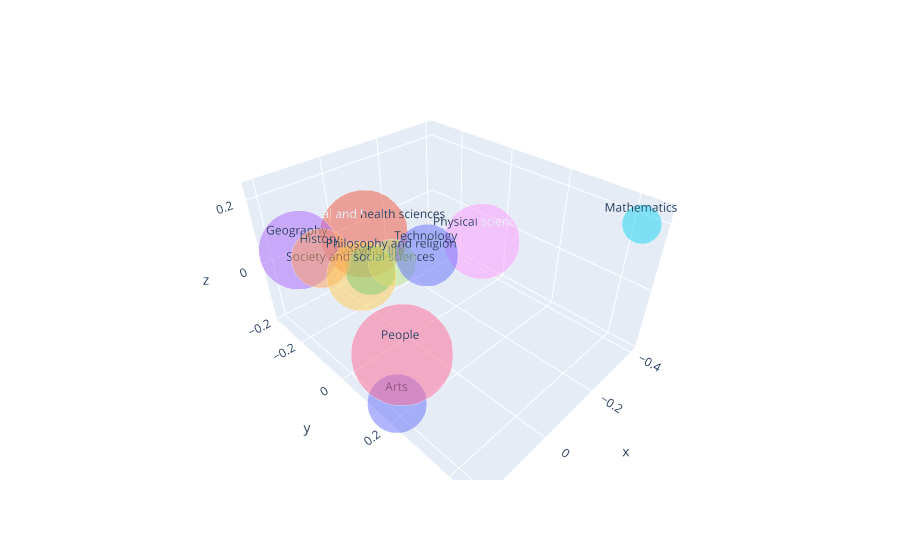

This figure's notebook cell:
### Code cell
fig = px.scatter_3d(
    dataframe,
    x="x",
    y="y",
    z="z",
    text="category",
    color="category",
    size="count",
    size_max=100,
    opacity=0.5,
)
fig.update_layout(showlegend=False)

### Figure 1 — Plotly figure (JSON) as saved in the notebook; plotly's stock layout.template omitted (floating-point values rounded to 4 significant figures)
{"data": [{"hovertemplate": "category=%{text}<br>x=%{x}<br>y=%{y}<br>z=%{z}<br>count=%{marker.size}<extra></extra>", "legendgroup": "Arts", "marker": {"color": "#636efa", "opacity": 0.5, "size": [673], "sizemode": "area", "sizeref": 0.1991, "symbol": "circle"}, "mode": "markers+text", "name": "Arts", "scene": "scene", "showlegend": true, "text": ["Arts"], "type": "scatter3d", "x": [0.187], "y": [0.1702], "z": [-0.1903]}, {"hovertemplate": "category=%{text}<br>x=%{x}<br>y=%{y}<br>z=%{z}<br>count=%{marker.size}<extra></extra>", "legendgroup": "Biological and health sciences", "marker": {"color": "#EF553B", "opacity": 0.5, "size": [1479], "sizemode": "area", "sizeref": 0.1991, "symbol": "circle"}, "mode": "markers+text", "name": "Biological and health sciences", "scene": "scene", "showlegend": true, "text": ["Biological and health sciences"], "type": "scatter3d", "x": [-0.09425], "y": [-0.3142], "z": [-0.02581]}, {"hovertemplate": "category=%{text}<br>x=%{x}<br>y=%{y}<br>z=%{z}<br>count=%{marker.size}<extra></extra>", "legendgroup": "Everyday life", "marker": {"color": "#00cc96", "opacity": 0.5, "size": [479], "sizemode": "area", "sizeref": 0.1991, "symbol": "circle"}, "mode": "markers+text", "name": "Everyday life", "scene": "scene", "showlegend": true, "text": ["Everyday life"], "type": "scatter3d", "x": [0.03261], "y": [-0.109], "z": [-0.002496]}, {"hovertemplate": "category=%{text}<br>x=%{x}<br>y=%{y}<br>z=%{z}<br>count=%{marker.size}<extra></extra>", "legendgroup": "Geography", "marker": {"color": "#ab63fa", "opacity": 0.5, "size": [1201], "sizemode": "area", "sizeref": 0.1991, "symbol": "circle"}, "mode": "markers+text", "name": "Geography", "scene": "scene", "showlegend": true, "text": ["Geography"], "type": "scatter3d", "x": [0.1917], "y": [-0.1877], "z": [0.1014]}, {"hovertemplate": "category=%{text}<br>x=%{x}<br>y=%{y}<br>z=%{z}<br>count=%{marker.size}<extra></extra>", "legendgroup": "History", "marker": {"color": "#FFA15A", "opacity": 0.5, "size": [680], "sizemode": "area", "sizeref": 0.1991, "symbol": "circle"}, "mode": "markers+text", "name": "History", "scene": "scene", "showlegend": true, "text": ["History"], "type": "scatter3d", "x": [0.2099], "y": [-0.04097], "z": [0.1538]}, {"hovertemplate": "category=%{text}<br>x=%{x}<br>y=%{y}<br>z=%{z}<br>count=%{marker.size}<extra></extra>", "legendgroup": "Mathematics", "marker": {"color": "#19d3f3", "opacity": 0.5, "size": [300], "sizemode": "area", "sizeref": 0.1991, "symbol": "circle"}, "mode": "markers+text", "name": "Mathematics", "scene": "scene", "showlegend": true, "text": ["Mathematics"], "type": "scatter3d", "x": [-0.3124], "y": [0.4624], "z": [0.2357]}, {"hovertemplate": "category=%{text}<br>x=%{x}<br>y=%{y}<br>z=%{z}<br>count=%{marker.size}<extra></extra>", "legendgroup": "People", "marker": {"color": "#FF6692", "opacity": 0.5, "size": [1991], "sizemode": "area", "sizeref": 0.1991, "symbol": "circle"}, "mode": "markers+text", "name": "People", "scene": "scene", "showlegend": true, "text": ["People"], "type": "scatter3d", "x": [0.139], "y": [0.14], "z": [-0.07559]}, {"hovertemplate": "category=%{text}<br>x=%{x}<br>y=%{y}<br>z=%{z}<br>count=%{marker.size}<extra></extra>", "legendgroup": "Philosophy and religion", "marker": {"color": "#B6E880", "opacity": 0.5, "size": [435], "sizemode": "area", "sizeref": 0.1991, "symbol": "circle"}, "mode": "markers+text", "name": "Philosophy and religion", "scene": "scene", "showlegend": true, "text": ["Philosophy and religion"], "type": "scatter3d", "x": [0.1559], "y": [0.1557], "z": [0.2099]}, {"hovertemplate": "category=%{text}<br>x=%{x}<br>y=%{y}<br>z=%{z}<br>count=%{marker.size}<extra></extra>", "legendgroup": "Physical sciences", "marker": {"color": "#FF97FF", "opacity": 0.5, "size": [1097], "sizemode": "area", "sizeref": 0.1991, "symbol": "circle"}, "mode": "markers+text", "name": "Physical sciences", "scene": "scene", "showlegend": true, "text": ["Physical sciences"], "type": "scatter3d", "x": [-0.4058], "y": [-0.0898], "z": [-0.09276]}, {"hovertemplate": "category=%{text}<br>x=%{x}<br>y=%{y}<br>z=%{z}<br>count=%{marker.size}<extra></extra>", "legendgroup": "Society and social sciences", "marker": {"color": "#FECB52", "opacity": 0.5, "size": [930], "sizemode": "area", "sizeref": 0.1991, "symbol": "circle"}, "mode": "markers+text", "name": "Society and social sciences", "scene": "scene", "showlegend": true, "text": ["Society and social sciences"], "type": "scatter3d", "x": [0.1593], "y": [0.03861], "z": [0.1179]}, {"hovertemplate": "category=%{text}<br>x=%{x}<br>y=%{y}<br>z=%{z}<br>count=%{marker.size}<extra></extra>", "legendgroup": "Technology", "marker": {"color": "#636efa", "opacity": 0.5, "size": [746], "sizemode": "area", "sizeref": 0.1991, "symbol": "circle"}, "mode": "markers+text", "name": "Technology", "scene": "scene", "showlegend": true, "text": ["Technology"], "type": "scatter3d", "x": [-0.1487], "y": [-0.07772], "z": [-0.02332]}], "layout": {"legend": {"itemsizing": "constant", "title": {"text": "category"}, "tracegroupgap": 0}, "margin": {"t": 60}, "scene": {"domain": {"x": [0, 1], "y": [0, 1]}, "xaxis": {"title": {"text": "x"}}, "yaxis": {"title": {"text": "y"}}, "zaxis": {"title": {"text": "z"}}}, "showlegend": false}}
